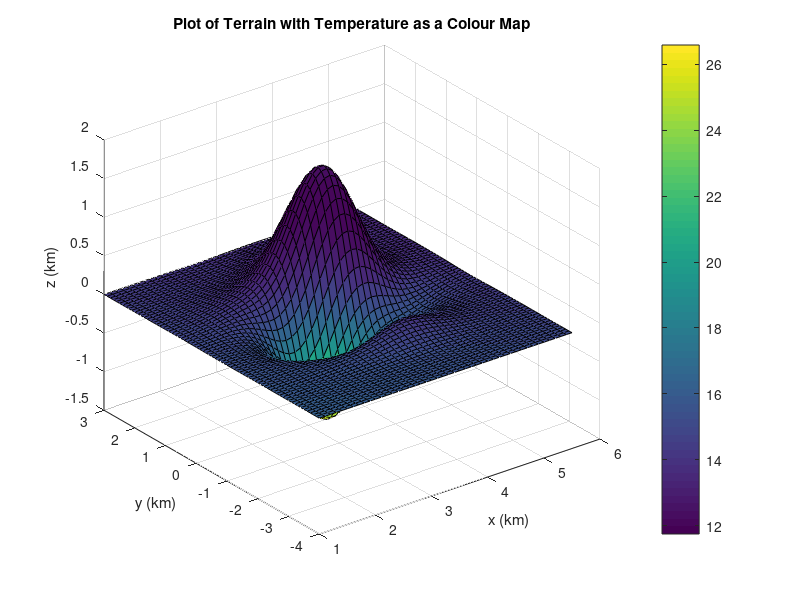

The MATLAB script that drew this image:
clear all;
clc;


x=1:0.1:5.5;
y=-4:0.1:3;
[x y]=meshgrid(x,y);

z=0.00125.*exp(-((x-3).^2+0.5.*y.^2)).*(sin(2.*x)+2.*sin(0.75*(0.5*y-2).^2)).*(16.*x+64.*x.^2+y.^2);
t=-0.1.*z.^2+17*exp(-0.1.*((0.1.*x-2)-(0.05.*y-1).^2-(z-1).^2))-10;

surf(x,y,z,t);
title('Plot of Terrain with Temperature as a Colour Map')
xlabel('x (km)')
ylabel('y (km)')
zlabel('z (km)')
colorbar

